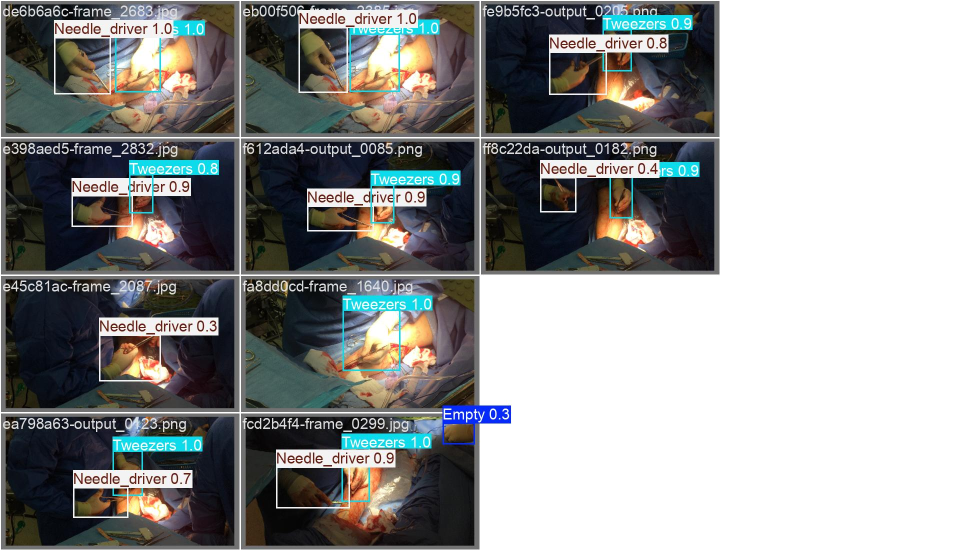
#> input picture runs/detect/val3/val_batch0_pred.jpg, 1920 x 1100 px (shown at 1/2 size)
$ python -i create_psudo_labels.py   (imports and definitions only)
#> lines starting #> are read from the running program, lines starting #| are printed output that depends on the picture
#> further down, picture is the input picture: shape (1100, 1920, 3); mean B, G, R 148, 148.7, 147.7
import os
import cv2
import pandas as pd
import matplotlib.pyplot as plt

from tqdm import tqdm
from ultralytics import YOLO

MODEL_PATH = 'models'
# [1 line not run here, left out]
SKIP_FRAMES = 5 # For speed skip some frames
PSUDO_PATH = f"{MODEL_PATH}/pseudo_labels"
FRAME_SAVE_DIR = f"{PSUDO_PATH}/images"
LABEL_SAVE_DIR = f"{PSUDO_PATH}/labels"

# [2 lines not run here, left out]

# [53 lines left out: functions filter_bboxes, save_frame, save_label, not called in this run]

def cluster_feature_extraction(frame):
  small = cv2.resize(frame, (224, 224), interpolation=cv2.INTER_AREA)
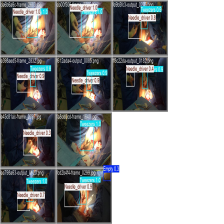
#> small: shape (224, 224, 3); mean B, G, R 148, 148.7, 147.7
  hsv = cv2.cvtColor(small, cv2.COLOR_BGR2HSV)
#> hsv: shape (224, 224, 3); mean H, S, V 48.2, 49.5, 156
  hist = cv2.calcHist(
      [hsv], [0, 1, 2], None,
      (8, 8, 8),  # e.g. (8,8,8) bins
      [0, 180, 0, 256, 0, 256]
  )
  hist = cv2.normalize(hist, hist).flatten()
#> hist = 512 values, max 0.989 at index 7, min 0 at index 56, mean 0.00507
  return hist

# [55 lines left out: function create_pseudo_labels, not called in this run]


model_path = f"fine_tune_best.pt" # Path to the fine-tuned YOLO model on labels
video_path1 = f"/datashare/HW1/id_video_data/20_2_24_1.mp4" # In Distribution
video_path2 = f"/datashare/HW1/id_video_data/4_2_24_B_2.mp4" # In Distribution
video_path3 = f"/datashare/HW1/ood_video_data/4_2_24_A_1.mp4" # Out of Distribution

conf_thresholds = [0.5, 0.6, 0.7, 0.8]
# video_paths = [video_path1, video_path2]  # for In Distribution
video_paths = [video_path3]  # for (also) Out of Distribution


# create psudo dataset for each threshold:
# [9 lines not run here, left out]

>>> import cv2
>>> picture = cv2.imread('runs/detect/val3/val_batch0_pred.jpg')
>>> result = cluster_feature_extraction(picture)
#> result has the same summary as hist in cluster_feature_extraction
